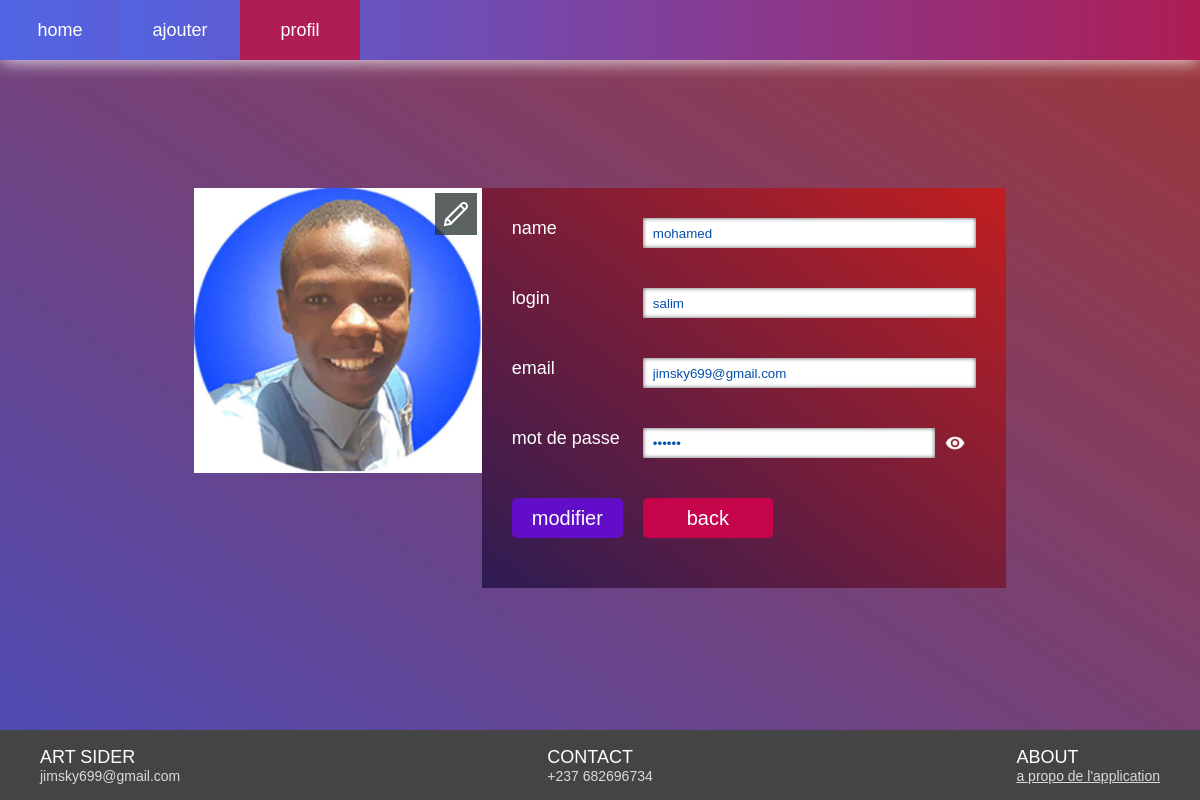
Page /profil.php?update=true (signed in) on the committed database.
### tables this page shows
CREATE TABLE `users` (
  `id` int(11) NOT NULL,
  `name` varchar(100) NOT NULL,
  `login` varchar(100) NOT NULL,
  `pass` varchar(100) NOT NULL,
  `name_profil` varchar(200) NOT NULL DEFAULT 'default_profil.png',
  `email` varchar(200) NOT NULL,
  `join_date` datetime NOT NULL DEFAULT current_timestamp(),
  `sexe` varchar(20) NOT NULL
);

### profil.php (the view, shortened to what this page needs)
<?php
require_once "connexion.php";
if (isset($_SESSION['user_notebook']) and !empty($_SESSION['user_notebook'])) {
	$sql = "SELECT * FROM users WHERE login = ?";
	$query = $connect->prepare($sql);
	$query->execute(array($_SESSION['user_notebook']));
	$result = $query->fetch(PDO::FETCH_ASSOC);
?>
	<!DOCTYPE html>
	<html lang="fr">
	<head>
	</head>
	<body>
		<div class="header">
			<?php include "header.php" ?>
		</div>
		<?php if (isset($_GET['update']) and !empty($_GET['update'])) { ?>
			<div class="container_form">
				<div class="presentation">
					<a class="icon_update_image" href="profil.php?update_image=true"><img src="flaticon/icons8-Edit-32.png"></a>
				</div>
				<form action="update_profil_process.php?id=<?= $result['id']; ?>" method="POST">
					<label for="name">name</label>
					<input id="name" type="text" name="name" placeholder="entrer votre nom" value="<?= $result['name'] ?>">
					<label for="login">login</label>
					<input id="login" type="text" name="login" placeholder="entrer votre login" value="<?= $result['login'] ?>">
					<label for="email">email</label>
					<input id="email" type="email" name="email" placeholder="exemple@gmail.com" value="<?= $result['email'] ?>">
					<label for="password">mot de passe</label>
					<div class="box_pass">
						<input id="pass" type="password" name="pass" placeholder="entrer un mot de passe" value="<?= $result['pass'] ?>">
						<img class="img_toggel_pass" src="flaticon/red-eye.png">
					</div>
					<input class="submit" type="submit" value="modifier">
					<div onclick="location.assign('profil.php')" class="back">back</div>
				</form>
			</div>
		<?php } else if (isset($_GET['update_image']) and !empty($_GET['update_image'])) { ?>
			<style type="text/css">
				.update_image form {
					display: flex;
					margin-top: 20px;
				}
				.btn_update_image {
					padding: 8px 30px;
					background: linear-gradient(to right, #6680e6, #211a94);
					border: none;
					border-radius: 8px;
					margin: 10px 0;
				}
				.label_choise_image {
					background: linear-gradient(to right, #496bf08c, #ae1d547d);
					display: flex;
					align-items: center;
					padding: 0 20px;
					border-radius: 8px;
					justify-content: space-around;
					cursor: pointer;
					width: 200px;
					border: 3px solid white;
					height: 40px;
					margin-right: 20px;
					animation: errorMessage 1.8s .4s ease-in-out;
				}
				.label_choise_image:active {
					transform: scale(.7);
				}
				.update_image input[type='file'] {
					display: none;
				}
				.update_image .choise_image {
					padding: 5px 22px;
					background: #535353;
					border-radius: 8px;
					margin-bottom: 5px;
				}
				.update_image .annule {
					background: #bd475d;
					border: none;
					border-radius: 8px;
					display: flex;
					align-items: center;
					width: 100px;
					justify-content: center;
					color: white;
					height: 45px;
				}
				.update_image a {
					text-decoration: none;
				}
				.update_image .btn_validate_image {
					background: #4765bd;
					border: none;
					border-radius: 8px;
					display: flex;
					color: white;
					align-items: center;
					font-size: 18px;
					width: 100px;
					justify-content: center;
					height: 45px;
					margin-right: 20px;
				}
				.form_update_show {
					display: grid;
					grid-template: repeat(5, 40px)/auto 60%;
					grid-gap: 10px;
					padding: 20px 80px 20px 20px;
				}
				.form_update_show input[type='submit'] {
					background-color: #9200d5;
					width: 50%;
					border: none;
					border-radius: 5px;
					color: white;
				}
				.form_update_show input {
					outline: none;
					border: none;
					border-radius: 5px;
					text-align: center;
					color: black;
				}
			</style>
			<div class='update_image'>
				<div class="content_profil">
					<center><img src="profils/<?= $result['name_profil'] ?>" width='20%'></img></center>
				</div>
				<script type="text/javascript">
					let btn = document.querySelector("#hide");
					btn.style.display = "none";
				</script>
				<form action="update_image_profil_process.php?id=<?= $result['id'] ?>" enctype="multipart/form-data" method='POST'>
					<label class="label_choise_image" for="cI">
						choisir une image
						<img src="flaticon/PhotosAppList.contrast-black_targetsize-24.png">
					</label>
					<input id="cI" class="choise_image" type='file' name='profil' accept="image/*">
					<input class="btn_validate_image" type="submit" value="enregister">
					<a class="annule" href="profil.php?update=true">annulé</a>
				</form>
			</div>
		<?php } ?>
		<div class="footer">
			<?php include "footer.php" ?>
		</div>
	</body>
	</html>
<?php } ?>

### profil.php (style rules this page uses)
body { display: flex; justify-content: center; height: 100vh; align-items: center; font-family: sans-serif; font-size: 18px; color: white; background: linear-gradient(to left bottom, #9f3737, #4b4bb7); overflow: hidden; }
.header { position: fixed; top: 0; left: 0; width: 100%; }
.footer { position: fixed; bottom: 0; width: 100%; }

### footer.php (style rules this page uses)
body { margin: 0; padding: 0; box-sizing: border-box; }

### rows in the picture
users: name "mohamed", login "salim", email "jimsky699@gmail.com"
